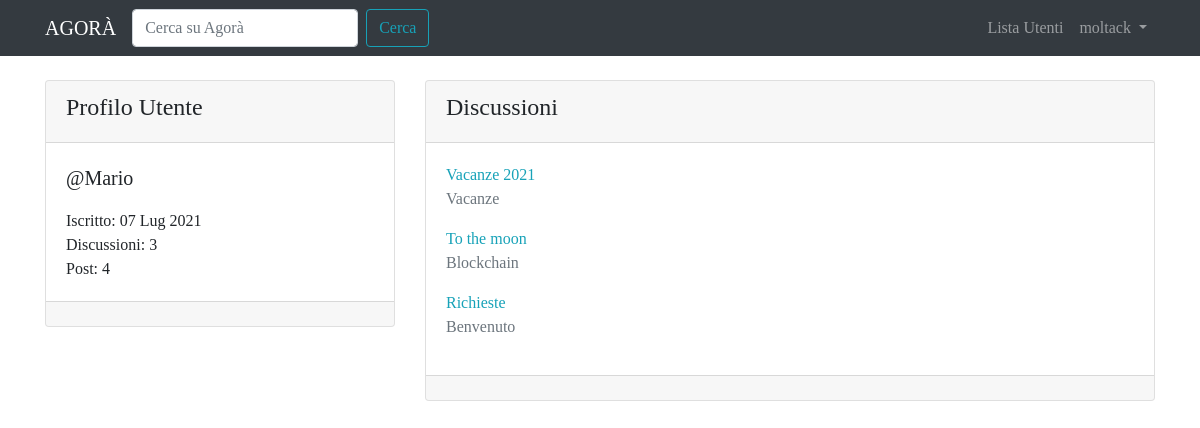
The app's page /user/Mario/ (signed in) with its own data.
### forum/models.py (models this page shows, shortened)
class BaseModel(models.Model):
    objects = models.Manager()
    class Meta:
        abstract = True

class Discussion(BaseModel):
    title = models.CharField(max_length=120)
    creation_date = models.DateTimeField(auto_now_add=True)
    discussion_author = models.ForeignKey(User, on_delete=models.CASCADE, related_name='discussions')
    discussion_section = models.ForeignKey(Section, on_delete=models.CASCADE)
    def get_absolute_url(self):
        return reverse('discussion_view', kwargs={'pk': self.pk})
    class Meta:
        verbose_name = 'Discussione'
        verbose_name_plural = 'Discussioni'
        ordering = ['creation_date']

class Section(BaseModel):
    name = models.CharField(max_length=80)
    description = models.CharField(max_length=150, blank=True, null=True)
    logo = models.ImageField(blank=True, null=True, default='image_empty.png')
    def __str__(self):
        return self.name
    class Meta:
        verbose_name = 'Sezione'
        verbose_name_plural = 'Sezioni'
        ordering = ['name']

### core/views.py (the view)
# urls.py: path('user/<slug:username>/', views.user_profile_view, name='user_profile'),
def user_profile_view(request, username):
    user = get_object_or_404(User, username=username)
    user_discussions = Discussion.objects.filter(discussion_author=user).order_by('-pk')
    context = {
        'user': user,
        'user_discussions': user_discussions
    }
    return render(request, "core/user_profile_it.html", context)

### core/templates/core/user_profile_it.html (shortened to what this page needs)
{% extends 'base.html' %}
{% block content %}
  <div class="row mt-3">
    <div class="col-lg-4 col-12">
      <div class="card my-2">
        <div class="card-header">
          <h4>{% if request.user == user %}Il tuo {% endif %} Profilo Utente</h4>
        </div>
        <div class="card-body">
          <p class="lead">@{{ user }}</p>
          <p class="mb-0">Iscritto: {{ user.date_joined|date:'d M Y' }}</p>
          <p class="mb-0">Discussioni: {{ user.discussions.count }}</p>
          <p class="mb-0">Post: {{ user.posts.count }}</p>
        </div>
        <div class="card-footer"></div>
      </div>
    </div>
    <div class="col-lg-8 col-12">
      <div class="card my-2">
        <div class="card-header">
          <h4>Discussioni</h4>
        </div>
        <div class="card-body">
          {% for discussion in user_discussions %}
            <a href="{{ discussion.get_absolute_url }}">{{ discussion.title }}</a>
            <p class="text-muted">{{ discussion.discussion_section }}</p>
          {% empty %}
            {% if request.user != user %}
              <p>{{ user }} non ha creato alcuna discussione!</p>
            {% else %}
              <p>Non hai creato alcuna discussione! Inizia Subito!</p>
            {% endif %}
          {% endfor %}
        </div>
        <div class="card-footer"></div>
      </div>
    </div>
  </div>
{% endblock %}

### templates/base.html (shortened to what this page needs)
{% load static %}
<!doctype html>
<html lang="it">
  <head>
    <link rel="stylesheet" href="https://cdn.jsdelivr.net/npm/bootstrap@4.6.0/dist/css/bootstrap.min.css">
    <link rel="stylesheet" href="{% static 'css/agora.css' %}">
  </head>
  <body>
    <nav class="navbar navbar-expand-lg navbar-dark bg-dark">
      <div class="container">
        <a class="navbar-brand" href="/">AGORÀ</a>
        <div class="collapse navbar-collapse" id="navbarSupportedContent">
          <form class="form-inline my-2 my-lg-0" action="{% url 'search_bar' %}">
            <input name="search" class="form-control mr-sm-2" type="search" placeholder="Cerca su Agorà" aria-label="Search">
            <button class="btn btn-outline-info my-2 my-sm-0" type="submit">Cerca</button>
          </form>
          <ul class="navbar-nav ml-auto">
            <li class="nav-item">
              <a class="nav-link" href="{% url 'users_list' %}">Lista Utenti <span class="sr-only">(current)</span></a>
            </li>
            {% if request.user.is_authenticated %}
              <li class="nav-item dropdown">
                <a class="nav-link dropdown-toggle" href="#" id="navbarDropdown" role="button" data-toggle="dropdown" aria-haspopup="true" aria-expanded="false">
                  {{ request.user.username }}
                </a>
              </li>
            {% endif %}
          </ul>
        </div>
      </div>
    </nav>
    <div class="container">
      {% block content %}
      {% endblock %}
    </div>
  </body>
</html>

### static-storage/css/agora.css (style rules this page uses)
body { font-family: 'Slabo 27px', serif; }
a, a:hover { color: #17a2b8; }

### records on screen
Discussion: title "Vacanze 2021", discussion_section "Vacanze"
Discussion: title "To the moon", discussion_section "Blockchain"
Discussion: title "Richieste", discussion_section "Benvenuto"

### other values on screen
{{ request.user.username }} "moltack"
{{ user }} "Mario"
{{ user.date_joined|date:'d M Y' }} "07 Lug 2021"
{{ user.discussions.count }} "3"
{{ user.posts.count }} "4"
